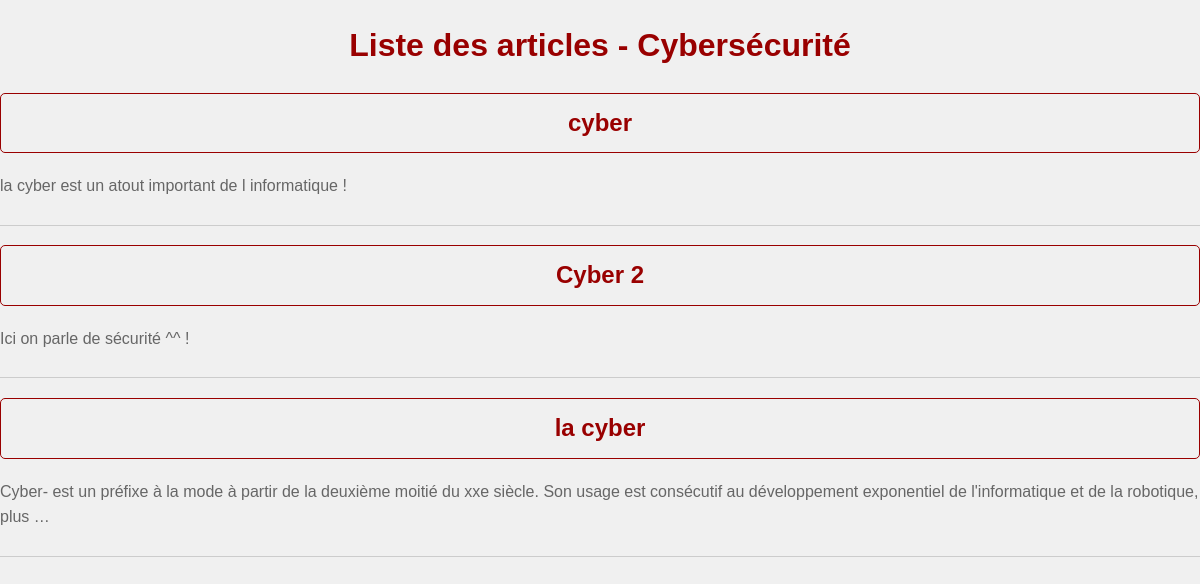
/cybersecurite/articles/, run on the app's committed database.
### cybersecurite/models/article.py (models this page shows, shortened)
class Article(models.Model):
    title = models.CharField(max_length=200)
    content = models.TextField()
    author = models.ForeignKey('Author', on_delete=models.CASCADE)
    created_at = models.DateTimeField(auto_now_add=True)

### cybersecurite/views.py (the view)
# urls.py: path('articles/', views.article_list, name='cybersecurite_article_list'),
def article_list(request):
    articles = Article.objects.all()
    return render(request, 'cybersecurite/article_list.html', {'articles': articles})

### cybersecurite/templates/cybersecurite/article_list.html (shortened to what this page needs)
{% load static %}
<!DOCTYPE html>
<html>
<head>
    <link rel="stylesheet" href="{% static 'css/style_cybersecurite.css' %}">
</head>
<body>
    <h1>Liste des articles - Cybersécurité</h1>
    <div class="article-list">
        {% for article in articles %}
            <div class="article">
                <h2><a href="{% url 'cybersecurite_article_detail' article.id %}">{{ article.title }}</a></h2>
                <p>{{ article.content|truncatewords:30 }}</p>
            </div>
        {% endfor %}
    </div>
</body>
</html>

### main/templates/main/static/css/style_cybersecurite.css (style rules this page uses)
body { font-family: 'Arial', sans-serif; line-height: 1.6; margin: 0; padding: 0; background-color: #f0f0f0; }
h1 { color: #990000; text-align: center; margin-top: 20px; }
.article-list { margin-top: 20px; }
.article { border-bottom: 1px solid #ccc; padding-bottom: 10px; margin-bottom: 10px; }
.article h2 a { color: #990000; text-decoration: none; transition: color 0.3s ease; display: block; padding: 10px; border: 1px solid #990000; border-radius: 5px; text-align: center; }
.article p { color: #666; }

### data on the page
Article: title "cyber", content "la cyber est un atout important de l informatique !"
Article: title "Cyber 2", content "Ici on parle de sécurité ^^ !"
Article: title "la cyber", content "Cyber- est un préfixe à la mode à partir de la deuxième moitié du xxe siècle. Son usage est consécutif au développement exponentiel de l'informatique et de la robotique, plus …"
